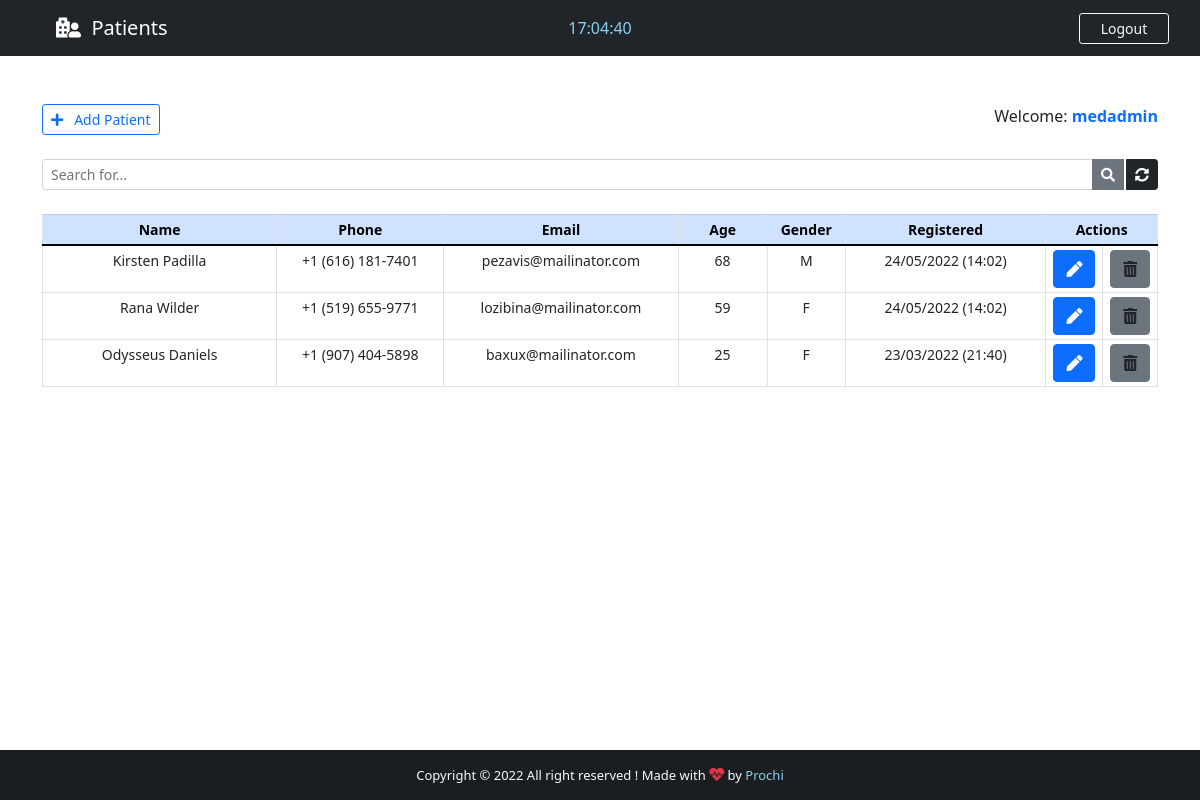
The app's page /backend/ (signed in) with its own data.
### base/models.py (models this page shows, shortened)
class Patient(models.Model):
    GENDER = (
        ('M', 'M'),
        ('F', 'F')
    )
    id = models.IntegerField(primary_key=True)
    name = models.CharField(max_length=40)
    phone = models.CharField(max_length=20)
    email = models.CharField(max_length=40)
    age = models.CharField(max_length=3)
    gender = models.CharField(max_length=1, null=True, choices=GENDER)
    note = models.TextField(blank=True)
    created_at = models.DateTimeField(auto_now_add=True)

### base/views.py (the view)
# urls.py: path('backend/', views.backend, name="backend"),
@cache_control(no_cache=True, must_revalidate=True, no_store=True)
@login_required(login_url='login')
def backend(request):
    if 'q' in request.GET:
        q = request.GET['q']
        all_patient_list = Patient.objects.filter(
            Q(name__icontains=q) | Q(phone__icontains=q) | Q(email__icontains=q) | Q(age__icontains=q) | Q(gender__icontains=q) | Q(note__icontains=q)
        ).order_by('-created_at')
    else:
        all_patient_list = Patient.objects.all().order_by('-created_at')
    paginator = Paginator(all_patient_list, 5)
    page = request.GET.get('page')
    all_patient = paginator.get_page(page)
    return render(request, "base/backend.html", {"patients":all_patient})

### base/templates/base/backend.html (shortened to what this page needs)
{% extends 'main.html' %}
{% block nav-content %}
<i class="fas fa-hospital-user"></i>&nbsp;&nbsp;Patients
{% endblock nav-content %}
{% block time %}
<div class="col-sm">
    <center>
        <span id="clock" style="color: #89cff0;"></span>
    </center>
</div>
{% endblock time %}
{% block btn-nav %}
<a  class="btn btn-outline-danger btn-sm border-light text-light" id="btn-nav" data-bs-toggle="modal"
    data-bs-target="#logoutModal">Logout</a>
{% endblock btn-nav %}
{% block footer %} style="color: #89cff0; text-decoration: none;"{% endblock footer %}
{% block content %}
<div class="container">
    <br><br>
    <div class="d-flex justify-content-between">
        <a href="{% url 'add_patient' %}" class="btn btn-outline-primary btn-sm txt-sm" id="add-patient">
            <i class="fas fa-plus"></i>&nbsp;&nbsp; Add Patient
        </a>
        <span class="welcome">
            Welcome: <strong><span class="text-primary">{{ user.get_username }}</span></strong>
        </span>
    </div>
    <form action="" method="GET">
        <div class="input-group input-group-sm mb-3 mt-4">
            <input type="text" name="q" class="form-control" placeholder="Search for..." value="{{ request.GET.q }}">
            <button class="btn btn-secondary"><i class="fas fa-search"></i></button>
            <a href="{% url 'backend' %}" class="btn btn-dark" style="margin-left: 2px;"><i
                    class="fas fa-sync-alt"></i></a>
        </div>
    </form>
    <center>
        <table class="table table-bordered table-sm mt-4" style="text-align: center; font-size: 14px;">
            <thead class="table-primary">
                <tr>
                    <th style="width: 21%">Name</th>
                    <th style="width: 15%">Phone</th>
                    <th style="width: 21%">Email</th>
                    <th style="width: 8%">Age</th>
                    <th style="width: 7%">Gender</th>
                    <th style="width: 18%">Registered</th>
                    {% if request.user.is_superuser %}
                    <th style="width: 10%" colspan="2">Actions</th>
                    {% else %}
                    <th style="width: 10%" colspan="2">Edit Patient</th>
                    {% endif %}
                </tr>
            </thead>
            {% for patient in patients %}
            <tr class="txt-sm" id="chk_td">
                <td data-label="Name" id="top-table">{{ patient.name }}</td>
                <td data-label="Phone" id="reponsive-border">{{ patient.phone }}</td>
                <td data-label="Email" id="reponsive-border">{{ patient.email }}</td>
                <td data-label="Age" id="reponsive-border">{{ patient.age }}</td>
                <td data-label="Gender" id="reponsive-border">{{ patient.gender }}</td>
                <td data-label="Registered" id="reponsive-border">{{ patient.created_at | date:'d/m/Y (H:i)' }}</td>
                <td>
                    <a href="/patient/{{ patient.id }}" class="btn btn-primary btn-action" title="Edit patient">
                        <li class="fas fa-pen"></li>
                    </a>
                </td>
                {% if request.user.is_superuser %}
                <td>
                    <a class="btn btn-secondary btn-action" title="Delete patient"
                        data-bs-toggle="modal" data-bs-target="#deleteModal{{ patient.pk }}">
                        <li class="fas fa-trash-alt"></li>
                    </a>
                </td>
                {% endif %}
            </tr>
            {% endfor %}
        </table>
    </center>
</div>
<br><br><br>
{% endblock content %}

### static/css/style.css (style rules this page uses)
html,body { height:100%; margin: 0; max-width: 100%; overflow: hidden; }
#btn-nav { width: 90px; float: right; margin-left: 25px; }

### records on screen
Patient: name "Kirsten Padilla", phone "+1 (616) 181-7401", email "pezavis@mailinator.com", age "68", gender "M", created_at "24/05/2022 (14:02)"
Patient: name "Rana Wilder", phone "+1 (519) 655-9771", email "lozibina@mailinator.com", age "59", gender "F", created_at "24/05/2022 (14:02)"
Patient: name "Odysseus Daniels", phone "+1 (907) 404-5898", email "baxux@mailinator.com", age "25", gender "F", created_at "23/03/2022 (21:40)"

### other values on screen
{{ user.get_username }} "medadmin"
